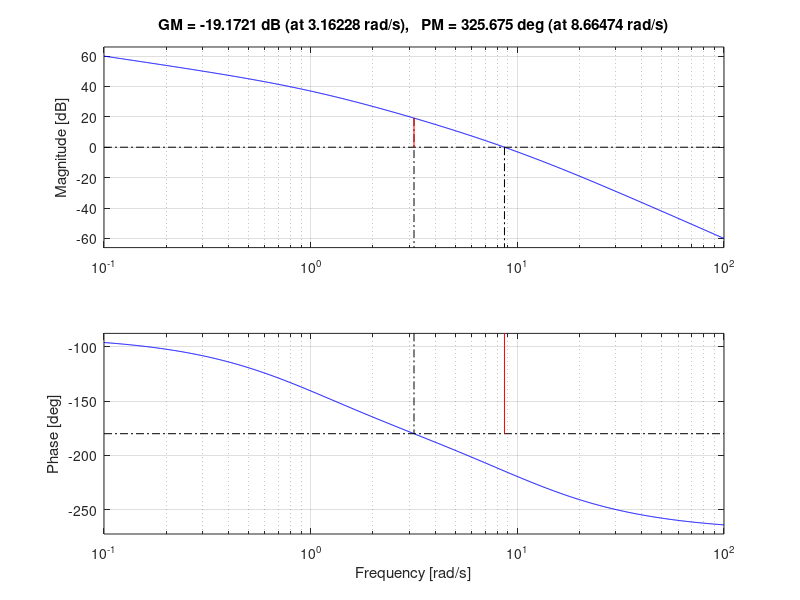
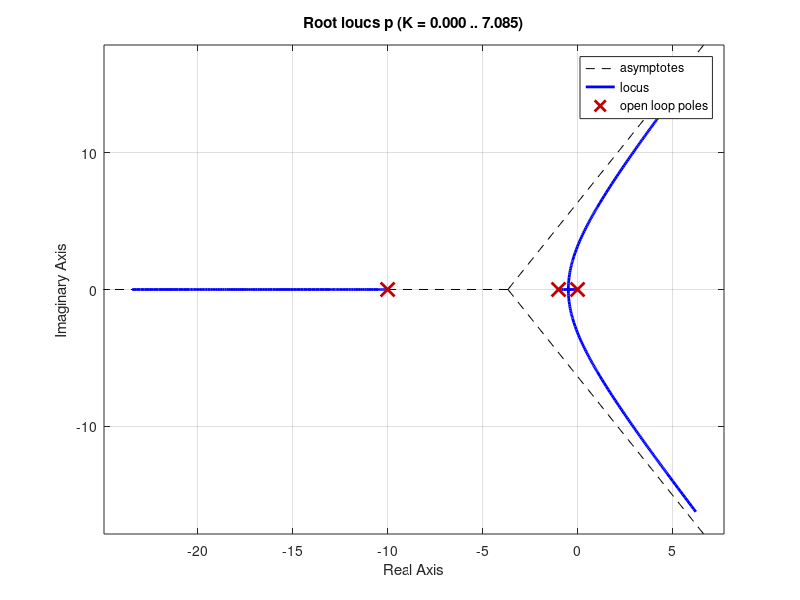

Write MATLAB code to recreate these figures, in order. (Note: this script raises an error after producing the figures.)
%Edward Venator
%EECS 304 Spring 2012
%Frequency Domain Design Project

clc;

%Define constants for input switch
step_in = 1;
ramp_in = 2;
null_in = 3

%Define system
p_num = 100;
p_den = conv([1 1 0], [0.1 1]);

p = tf(p_num, p_den)

%Uncontrolled System
figure(1);
margin(p);
figure(2);
rlocus(p);

input = step_in;
case1;
case2;